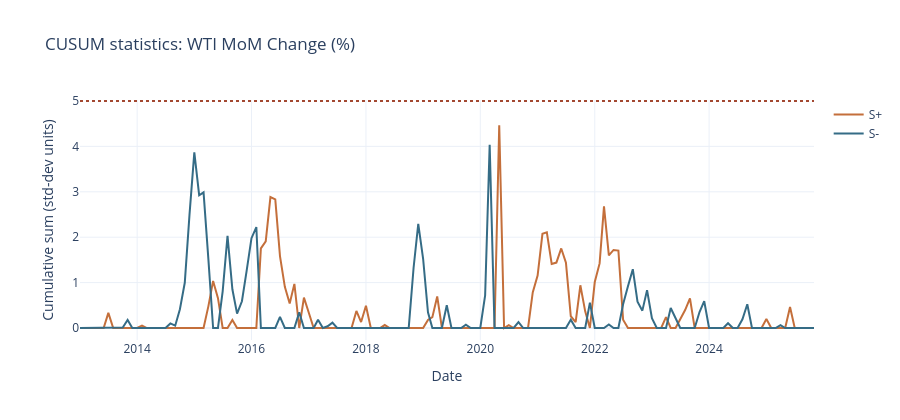

The code cell stored with this chart in its notebook:
### Code cell
plot_cusum_stats(
    cusum_results["wti_mom_pct"]["frame"],
    cusum_results["wti_mom_pct"]["cusum_pos"],
    cusum_results["wti_mom_pct"]["cusum_neg"],
    cusum_results["wti_mom_pct"]["label"],
    threshold,
)

### Figure 1 — Plotly figure (JSON) as saved in the notebook; plotly's stock layout.template omitted (floating-point values rounded to 4 significant figures; data arrays with more than 128 entries replaced by an {"elided": "..."} marker saying what was removed)
{"data": [{"line": {"color": "#c46f3b"}, "mode": "lines", "name": "S+", "type": "scatter", "x": {"elided": "155 str values"}, "y": {"elided": "155 float values"}}, {"line": {"color": "#356c86"}, "mode": "lines", "name": "S-", "type": "scatter", "x": {"elided": "155 str values"}, "y": {"elided": "155 float values"}}], "layout": {"height": 420, "shapes": [{"line": {"color": "#a34831", "dash": "dot"}, "type": "line", "x0": 0, "x1": 1, "xref": "x domain", "y0": 5, "y1": 5, "yref": "y"}], "title": {"text": "CUSUM statistics: WTI MoM Change (%)"}, "xaxis": {"title": {"text": "Date"}}, "yaxis": {"title": {"text": "Cumulative sum (std-dev units)"}}}}
